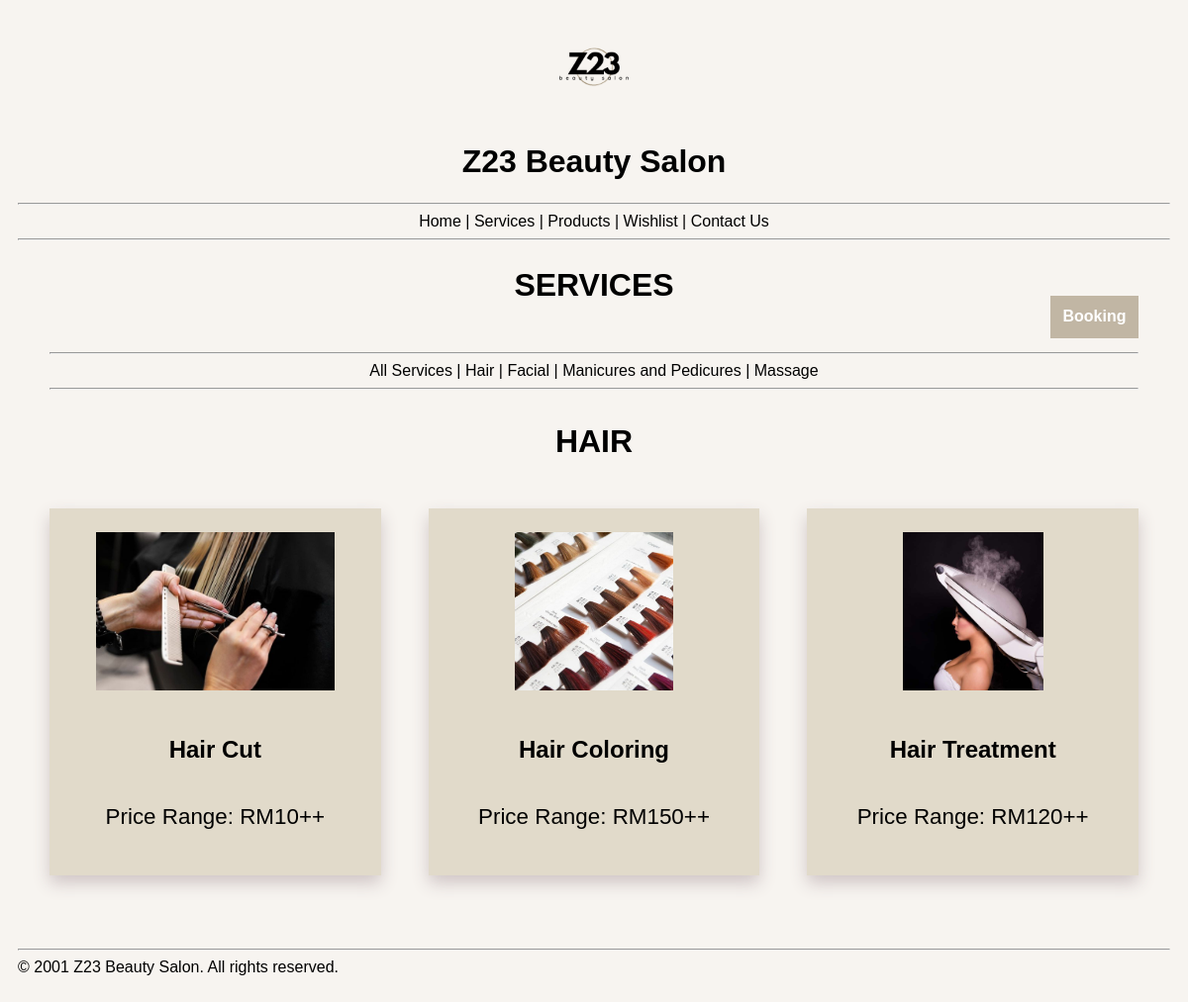
/service/serviceHair.php, run on the app's committed database.
### tables this page shows
CREATE TABLE service(
	category TEXT,
	type TEXT,
	priceRange VARCHAR(255)
);

### service/serviceHair.php (the view, shortened to what this page needs)
<!DOCTYPE html>
<html>
<head>
    <link rel="stylesheet" href="../style/webstyles.css">
</head>
<body>
    <?php
        $servername = "localhost";
        $username = "root";
        $password = "";
        $dbname = "Z23_Beauty_Salon";
        $conn = new mysqli($servername, $username ,$password ,$dbname);
        include("../includes/header.php");
        include("../includes/nav.php");
    ?>
    <div id="container">
        <button class='bookingButton'><a href='booking.php'>Booking</a></button>
        <h2 class="title">
            Services
        </h2>
        <?php include('serviceNav.php'); ?>
        <h3 class="itemsList-title">
            HAIR
        </h3>
        <div class="service-container">
            <?php
                $sql = "SELECT * FROM service WHERE category='HAIR'";
                $result = $conn->query($sql);
                if ($result->num_rows > 0) {
                    $serviceNum = 1;
                    while($row = $result->fetch_assoc()) {
                        echo "<div class='item'>";
                        $image_url = "../photos/serviceHair".$serviceNum.".jpeg";
                        echo "<img src='" . $image_url ."' width='140' height='200'>";
                        echo "<h5>" . $row['type'] . "</h4>";
                        echo "<p>Price Range: " . $row['priceRange'] . "</p>";
                        echo "</div>";
                        $serviceNum++;
                    }
                } else {
                    echo "0 results";
                }
            ?>
        </div>
    </div>
    <?php include('../includes/footer.php'); ?>
</body>
</html>

### style/webstyles.css (style rules this page uses)
body { padding: 10px; background-color: #F7F4F0; font-family: Verdana, Sans-serif; }
h1,h2,h3,h4,h5,h6 { color: rgb(0,0,0); font-weight: bold; line-height: 1.25em; padding: 0px; font-weight: bold; }
h1,h2 { text-align: center; }
h3,h4,h5,h6 { text-align: left; }
.bookingButton { display: flex; align-items: center; justify-content: center; background-color: #C1B6A4; color: white; font-size: 16px; font-weight: bold; padding: 12.5px; border: none; cursor: pointer; margin-bottom: -100px; margin-left: auto; }
.bookingButton a { text-decoration:none; color: white; }
div#container { max-width: 1500px; margin: 0 auto; padding: 3rem 2rem; }
div#container .title, div#container .itemsList-title { font-size: 2.0rem; margin-bottom: 3rem; text-transform: uppercase; text-align: center; }
div#container .service-container { display: grid; grid-template-columns: repeat(auto-fit, minmax(20rem, 1fr)); gap: 3rem; }
div#container .items-container .item, div#container .service-container .item { text-align: center; padding: 1.5rem 1.5rem; background: #E1DACA; box-shadow: 0 0.5rem 1rem rgb(208, 198, 198); outline-offset: -1.0rem; cursor: pointer; }
div#container .items-container .item img, div#container .service-container .item img { width: auto; height: 10rem; }

### service/serviceHair.php (style rules this page uses)
h4,h5 { font-size: 1.5rem; text-align: center; }
p { font-size: 1.4rem; }

### data on the page
service: shows a picture, type "Hair Cut", priceRange "RM10++"
service: shows a picture, type "Hair Coloring", priceRange "RM150++"
service: shows a picture, type "Hair Treatment", priceRange "RM120++"
